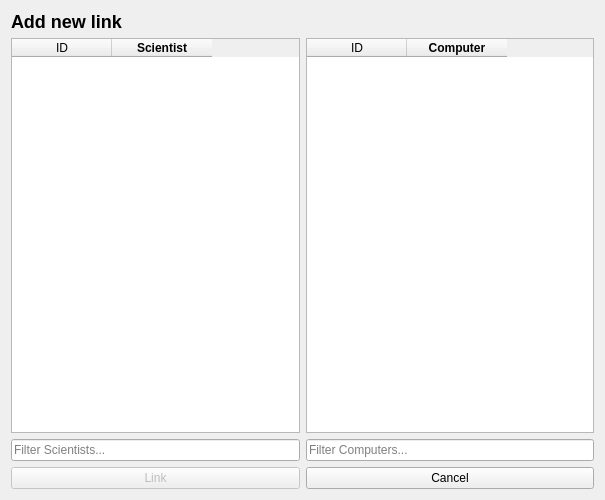
<?xml version="1.0" encoding="UTF-8"?>
<ui version="4.0">
 <class>AddLinkDialog</class>
 <widget class="QDialog" name="AddLinkDialog">
  <property name="geometry">
   <rect>
    <x>0</x>
    <y>0</y>
    <width>605</width>
    <height>500</height>
   </rect>
  </property>
  <property name="windowTitle">
   <string>Dialog</string>
  </property>
  <layout class="QVBoxLayout" name="verticalLayout_2">
   <item>
    <layout class="QVBoxLayout" name="verticalLayout">
     <item>
      <layout class="QHBoxLayout" name="horizontalLayout_3">
       <item>
        <widget class="QLabel" name="label_addLinkHeader">
         <property name="font">
          <font>
           <pointsize>9</pointsize>
          </font>
         </property>
         <property name="text">
          <string>&lt;h2&gt;Add new link&lt;/h2&gt;</string>
         </property>
        </widget>
       </item>
       <item>
        <widget class="QLabel" name="label_linked">
         <property name="text">
          <string/>
         </property>
        </widget>
       </item>
      </layout>
     </item>
     <item>
      <layout class="QHBoxLayout" name="horizontalLayout">
       <item>
        <widget class="QTableWidget" name="table_addLinkScientist">
         <property name="styleSheet">
          <string notr="true">selection-background-color: rgb(0, 85, 255);
selection-color: rgb(255, 255, 255);</string>
         </property>
         <column>
          <property name="text">
           <string>ID</string>
          </property>
         </column>
         <column>
          <property name="text">
           <string>Scientist</string>
          </property>
          <property name="font">
           <font>
            <weight>75</weight>
            <bold>true</bold>
           </font>
          </property>
         </column>
        </widget>
       </item>
       <item>
        <widget class="QTableWidget" name="table_addLinkComputer">
         <column>
          <property name="text">
           <string>ID</string>
          </property>
         </column>
         <column>
          <property name="text">
           <string>Computer</string>
          </property>
          <property name="font">
           <font>
            <weight>75</weight>
            <bold>true</bold>
           </font>
          </property>
         </column>
        </widget>
       </item>
      </layout>
     </item>
     <item>
      <layout class="QHBoxLayout" name="horizontalLayout_4">
       <item>
        <widget class="QLineEdit" name="input_filterScientists">
         <property name="font">
          <font>
           <pointsize>9</pointsize>
          </font>
         </property>
         <property name="text">
          <string/>
         </property>
         <property name="placeholderText">
          <string>Filter Scientists...</string>
         </property>
        </widget>
       </item>
       <item>
        <widget class="QLineEdit" name="input_filterComputers">
         <property name="font">
          <font>
           <pointsize>9</pointsize>
          </font>
         </property>
         <property name="placeholderText">
          <string>Filter Computers...</string>
         </property>
        </widget>
       </item>
      </layout>
     </item>
     <item>
      <layout class="QHBoxLayout" name="horizontalLayout_2">
       <item>
        <widget class="QPushButton" name="button_addLinkLink">
         <property name="enabled">
          <bool>false</bool>
         </property>
         <property name="font">
          <font>
           <pointsize>9</pointsize>
          </font>
         </property>
         <property name="text">
          <string>Link</string>
         </property>
        </widget>
       </item>
       <item>
        <widget class="QPushButton" name="button_addLinkCancel">
         <property name="font">
          <font>
           <pointsize>9</pointsize>
          </font>
         </property>
         <property name="text">
          <string>Cancel</string>
         </property>
        </widget>
       </item>
      </layout>
     </item>
    </layout>
   </item>
  </layout>
 </widget>
 <resources/>
 <connections/>
</ui>
